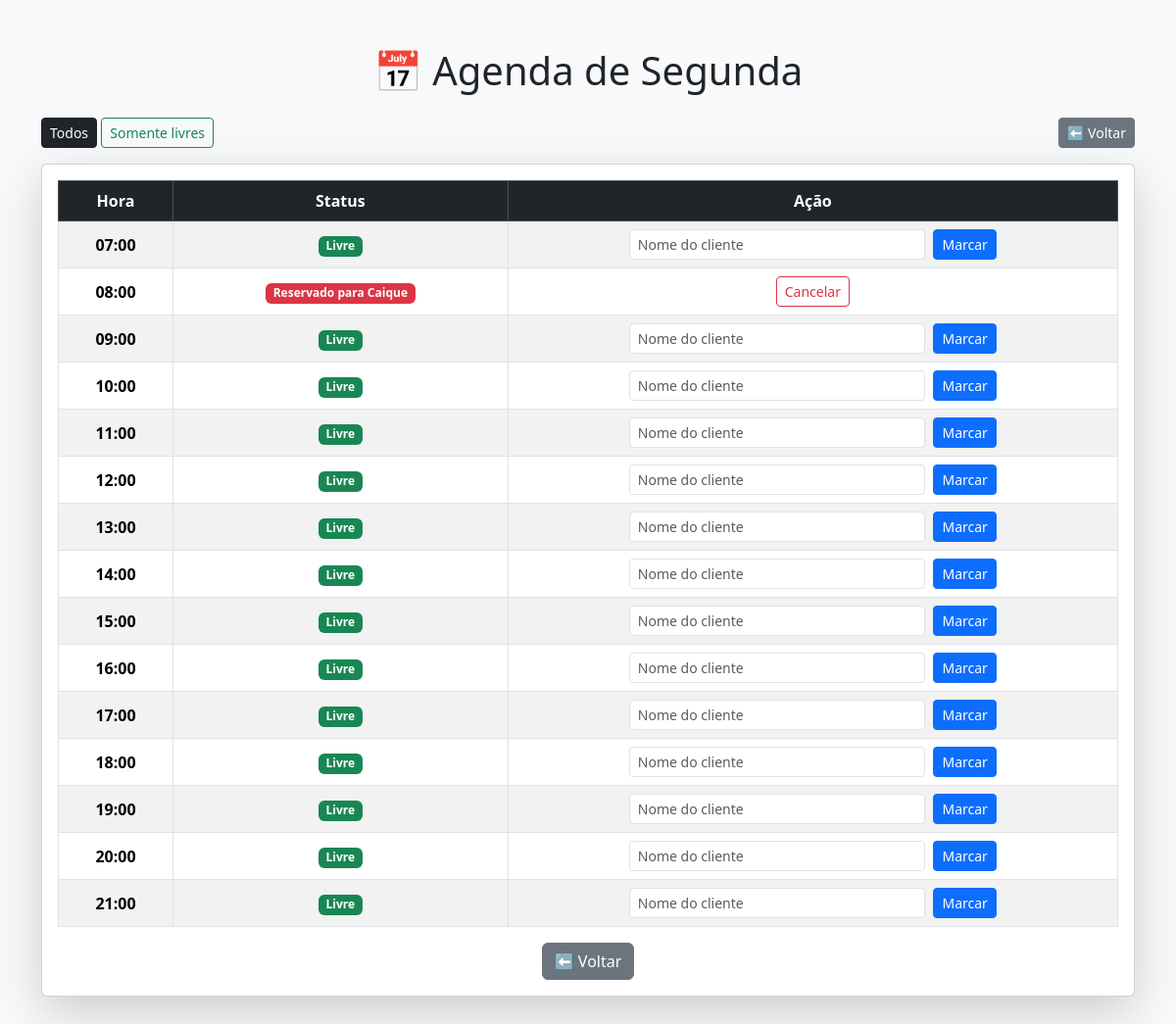
Screenshot of /agenda/Segunda with the database file from the repository.
### tables this page shows
CREATE TABLE horarios (
            id INTEGER PRIMARY KEY AUTOINCREMENT,
            dia TEXT,
            hora TEXT,
            cliente TEXT
        );

### app.py (the view)
@app.route("/agenda/<dia>")
def agenda(dia):
    filtro = request.args.get("filtro", "todos")
    horarios = get_agenda(dia)
    if filtro == "livres":
        horarios = [h for h in horarios if h[2] is None]
    return render_template("marcar.html", dia=dia, horarios=horarios, filtro=filtro)

### app.py (called while the page is built)
def get_agenda(dia):
    conn = sqlite3.connect("agenda.db")
    cursor = conn.cursor()
    cursor.execute("SELECT id, hora, cliente FROM horarios WHERE dia=? ORDER BY hora", (dia,))
    horarios = cursor.fetchall()
    conn.close()
    return horarios

### templates/marcar.html (shortened to what this page needs)
<!DOCTYPE html>
<html lang="pt-br">
<head>
    <link href="https://cdn.jsdelivr.net/npm/bootstrap@5.3.3/dist/css/bootstrap.min.css" rel="stylesheet">
</head>
<body class="bg-light">
    <div class="container py-5">
        <h1 class="text-center mb-4">📅 Agenda de {{ dia }}</h1>
<div class="d-flex justify-content-between mb-3">
    <div>
        <a href="/agenda/{{ dia }}?filtro=todos" class="btn btn-outline-dark btn-sm {% if filtro=='todos' %}active{% endif %}">Todos</a>
        <a href="/agenda/{{ dia }}?filtro=livres" class="btn btn-outline-success btn-sm {% if filtro=='livres' %}active{% endif %}">Somente livres</a>
    </div>
    <a href="/" class="btn btn-secondary btn-sm">⬅️ Voltar</a>
</div>
<div class="card shadow-lg">
            <div class="card-body">
                <table class="table table-bordered table-striped text-center align-middle">
                    <thead class="table-dark">
                        <tr>
                            <th>Hora</th>
                            <th>Status</th>
                            <th>Ação</th>
                        </tr>
                    </thead>
                    <tbody>
                        {% for h in horarios %}
                        <tr>
                            <td><strong>{{ h[1] }}</strong></td>
                            <td>
                                {% if h[2] %}
                                    <span class="badge bg-danger">Reservado para {{ h[2] }}</span>
                                {% else %}
                                    <span class="badge bg-success">Livre</span>
                                {% endif %}
                            </td>
                            <td>
                                {% if h[2] %}
                                    <a href="/cancelar/{{ h[0] }}" class="btn btn-sm btn-outline-danger">Cancelar</a>
                                {% else %}
                                    <form action="/marcar/{{ h[0] }}" method="post" class="d-flex gap-2 justify-content-center">
                                        <input type="text" name="cliente" placeholder="Nome do cliente" required class="form-control form-control-sm w-50">
                                        <button type="submit" class="btn btn-sm btn-primary">Marcar</button>
                                    </form>
                                {% endif %}
                            </td>
                        </tr>
                        {% endfor %}
                    </tbody>
                </table>
                <div class="text-center mt-3">
                    <a href="/" class="btn btn-secondary">⬅️ Voltar</a>
                </div>
            </div>
        </div>
    </div>
</body>
</html>

### rows the page displays
horarios: hora "07:00", shows "Livre"
horarios: hora "08:00", cliente "Caique"
horarios: hora "09:00", shows "Livre"
horarios: hora "10:00", shows "Livre"
horarios: hora "11:00", shows "Livre"
horarios: hora "12:00", shows "Livre"
horarios: hora "13:00", shows "Livre"
horarios: hora "14:00", shows "Livre"
horarios: hora "15:00", shows "Livre"
horarios: hora "16:00", shows "Livre"
horarios: hora "17:00", shows "Livre"
horarios: hora "18:00", shows "Livre"
horarios: hora "19:00", shows "Livre"
horarios: hora "20:00", shows "Livre"
horarios: hora "21:00", shows "Livre"

### other values shown
{{ dia }} "Segunda"
